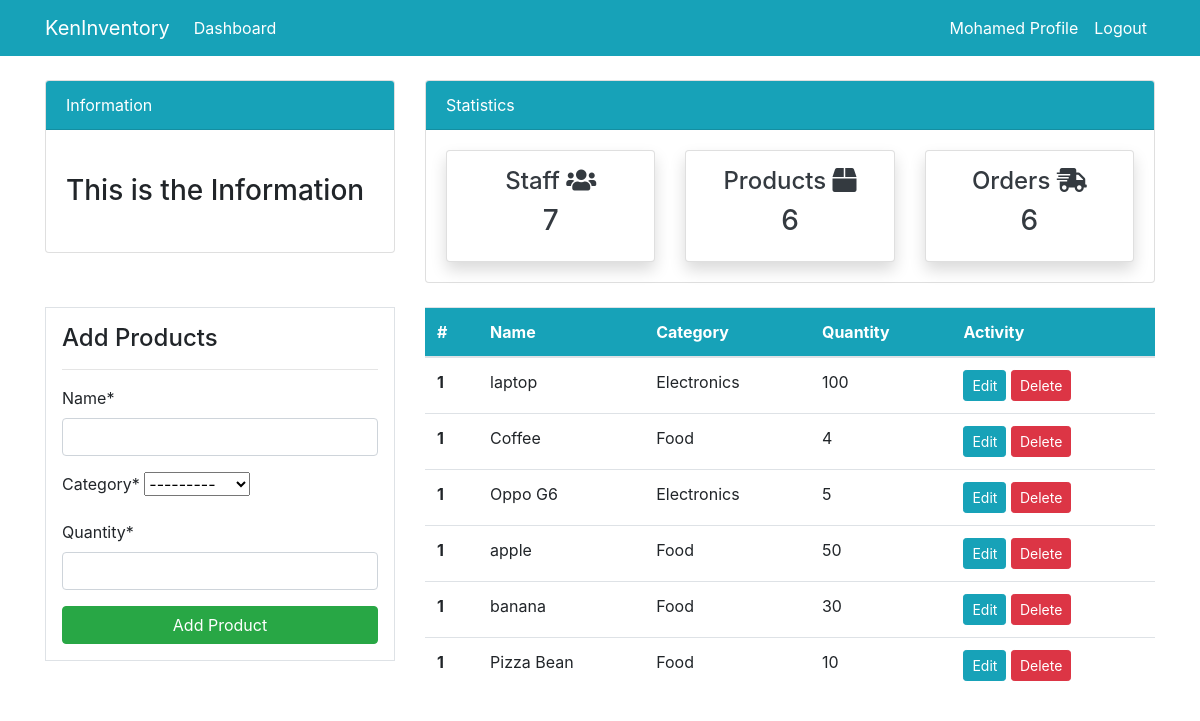
Page /product/ (signed in) on the committed database.
### dashboard/models.py (models this page shows, shortened)
class Product(models.Model):
    name = models.CharField(max_length=100, null=True)
    quantity = models.PositiveIntegerField(null=True)
    category = models.CharField(max_length=50, choices=CATEGORY, null=True)

### dashboard/views.py (the view)
# urls.py: path('product/', views.product, name='dashboard-product'),
@login_required
def product(request):
    items = Product.objects.all() # using ORM
    items_count = items.count()
    workers_count = User.objects.all().count()
    orders_count = Order.objects.all().count()
    if request.method == 'POST':
        form = ProductForm(request.POST)
        if form.is_valid():
            form.save()
            product_name = form.cleaned_data.get('name') # Graping the name
            messages.success(request, f'{product_name} has been added')
            return redirect('dashboard-product')
    else:
        form = ProductForm()
    context ={
        'items' : items,
        'form' : form,
        'items_count' : items_count,
        'workers_count' : workers_count,
        'orders_count' : orders_count,
    }
    return render(request, 'dashboard/product.html', context)

### dashboard/forms.py
class ProductForm(forms.ModelForm):
    class Meta:
        model = Product
        fields = ['name', 'category', 'quantity']

### templates/dashboard/product.html (shortened to what this page needs)
{% extends 'partials/base.html' %}
{% load crispy_forms_tags %}
{% block content %}
{% include 'partials/topnav.html' %}
    <div class="container">
        <div class="row my-4">
            <div class="col-md-4">
                <div class="border bg-white p-3">
                    <h4>Add Products</h4>
                    <hr>
                    <form method="POST">
                        {{ form|crispy }}
                        <input class="btn btn-success btn-block" type="submit" value="Add Product">
                    </form>
                </div>
            </div>
            <div class="col-md-8">
                <table class="table bg-white">
                    <thead class="bg-info">
                        <tr class="text-white">
                            <th scope="col">#</th>
                            <th scope="col">Name</th>
                            <th scope="col">Category</th>
                            <th scope="col">Quantity</th>
                            <th scope="col">Activity</th>
                        </tr>
                    </thead>
                    <tbody>
                        {% for items in items %}
                        <tr>
                            <th scope="row">1</th>
                            <td>{{ items.name }}</td>
                            <td>{{ items.category }}</td>
                            <td>{{ items.quantity }}</td>
                            <td>
                                <a class="btn btn-info btn-sm" href="{% url 'dashboard-product-update' items.id%}">Edit</a>
                                <a class="btn btn-danger btn-sm" href="{% url 'dashboard-product-delete' items.id%}">Delete</a>
                            </td>
                        </tr>
                        {% endfor %}
                    </tbody>
                </table>
            </div>
        </div>
    </div>
{% endblock %}

### templates/partials/nav.html (shortened to what this page needs)
    <nav class="navbar navbar-expand-lg navbar-info bg-info">
        {% if user.is_authenticated %}
        <div class="container">
            <a class="navbar-brand text-white" href="{% url 'dashboard-index' %}">KenInventory</a>
            <div class="collapse navbar-collapse" id="navbarSupportedContent">
                <ul class="navbar-nav mr-auto">
                    <li class="nav-item active">
                        <a class="nav-link text-white" href="{% url 'dashboard-index' %}">Dashboard </a>
                    </li>
                </ul>
                <ul class="navbar-nav ml-auto">
                    <li class="nav-item active">
                        <a class="nav-link text-white" href="{% url 'user-profile'  %}">{{ user.username }} Profile </a>
                    </li>
                    <li class="nav-item">
                        <a class="nav-link text-white" href="{% url 'user-logout' %}">Logout</a>
                    </li>
                </ul>
                {% endif %}
            </div>
        </div>
    </nav>

### asert/style.css (style rules this page uses)
body { background: rgb(230, 227, 227); }

### rows in the picture
Product: name "laptop", category "Electronics", quantity "100"
Product: name "Coffee", category "Food", quantity "4"
Product: name "Oppo G6", category "Electronics", quantity "5"
Product: name "apple", category "Food", quantity "50"
Product: name "banana", category "Food", quantity "30"
Product: name "Pizza Bean", category "Food", quantity "10"

### other values in the picture
{{ user.username }} "Mohamed"
{{ workers_count }} "7"
{{ items_count }} "6"
{{ orders_count }} "6"
